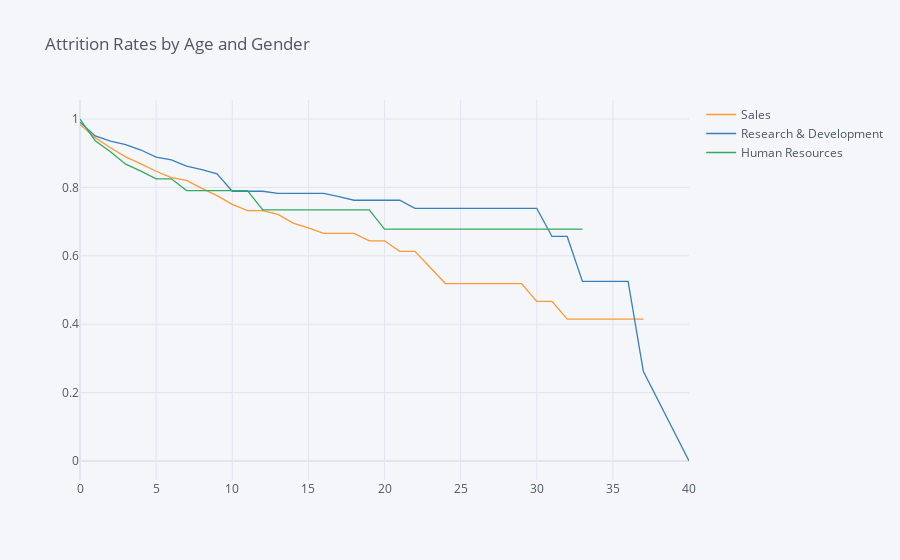

Write notebook code for a chart like this one.
### Markdown cell above
## 7. Let's investigate whether the department the employee works in has an impact on how long they stay with the company. Generate and plot survival curves showing retention by department and years the employee has worked at the company.

### Code cell
points = survival(data,  'Department', 'YearsAtCompany','Attrition')
points.iplot(kind='line', title='Attrition Rates by Age and Gender')

### Figure 1 — Plotly figure (JSON) as saved in the notebook; plotly's stock layout.template omitted (floating-point values rounded to 4 significant figures)
{"data": [{"line": {"color": "rgba(255, 153, 51, 1.0)", "dash": "solid", "shape": "linear", "width": 1.3}, "mode": "lines", "name": "Sales", "text": "", "type": "scatter", "x": [0, 1, 2, 3, 4, 5, 6, 7, 8, 9, 10, 11, 12, 13, 14, 15, 16, 17, 18, 19, 20, 21, 22, 23, 24, 25, 26, 27, 29, 30, 31, 32, 33, 34, 36, 37, 40], "y": [0.9843, 0.9453, 0.9158, 0.8891, 0.8689, 0.8473, 0.8285, 0.8205, 0.7971, 0.7759, 0.7502, 0.7319, 0.7319, 0.7209, 0.6956, 0.6819, 0.6653, 0.6653, 0.6653, 0.6438, 0.6438, 0.6132, 0.6132, 0.566, 0.5188, 0.5188, 0.5188, 0.5188, 0.5188, 0.467, 0.467, 0.4151, 0.4151, 0.4151, 0.4151, 0.4151, ""]}, {"line": {"color": "rgba(55, 128, 191, 1.0)", "dash": "solid", "shape": "linear", "width": 1.3}, "mode": "lines", "name": "Research & Development", "text": "", "type": "scatter", "x": [0, 1, 2, 3, 4, 5, 6, 7, 8, 9, 10, 11, 12, 13, 14, 15, 16, 17, 18, 19, 20, 21, 22, 23, 24, 25, 26, 27, 29, 30, 31, 32, 33, 34, 36, 37, 40], "y": [0.9906, 0.9503, 0.9351, 0.9249, 0.9093, 0.8886, 0.8805, 0.8624, 0.852, 0.8399, 0.7887, 0.7887, 0.7887, 0.7825, 0.7825, 0.7825, 0.7825, 0.7729, 0.7624, 0.7624, 0.7624, 0.7624, 0.7386, 0.7386, 0.7386, 0.7386, 0.7386, 0.7386, 0.7386, 0.7386, 0.6565, 0.6565, 0.5252, 0.5252, 0.5252, 0.2626, 0]}, {"line": {"color": "rgba(50, 171, 96, 1.0)", "dash": "solid", "shape": "linear", "width": 1.3}, "mode": "lines", "name": "Human Resources", "text": "", "type": "scatter", "x": [0, 1, 2, 3, 4, 5, 6, 7, 8, 9, 10, 11, 12, 13, 14, 15, 16, 17, 18, 19, 20, 21, 22, 23, 24, 25, 26, 27, 29, 30, 31, 32, 33, 34, 36, 37, 40], "y": [1, 0.9365, 0.9042, 0.868, 0.8474, 0.8251, 0.8251, 0.7907, 0.7907, 0.7907, 0.7907, 0.7907, 0.7342, 0.7342, 0.7342, 0.7342, 0.7342, 0.7342, 0.7342, 0.7342, 0.6777, 0.6777, 0.6777, 0.6777, 0.6777, 0.6777, 0.6777, 0.6777, 0.6777, 0.6777, 0.6777, 0.6777, 0.6777, "", "", "", ""]}], "layout": {"legend": {"bgcolor": "#F5F6F9", "font": {"color": "#4D5663"}}, "paper_bgcolor": "#F5F6F9", "plot_bgcolor": "#F5F6F9", "title": {"font": {"color": "#4D5663"}, "text": "Attrition Rates by Age and Gender"}, "xaxis": {"gridcolor": "#E1E5ED", "showgrid": true, "tickfont": {"color": "#4D5663"}, "title": {"font": {"color": "#4D5663"}, "text": ""}, "zerolinecolor": "#E1E5ED"}, "yaxis": {"gridcolor": "#E1E5ED", "showgrid": true, "tickfont": {"color": "#4D5663"}, "title": {"font": {"color": "#4D5663"}, "text": ""}, "zerolinecolor": "#E1E5ED"}}}
